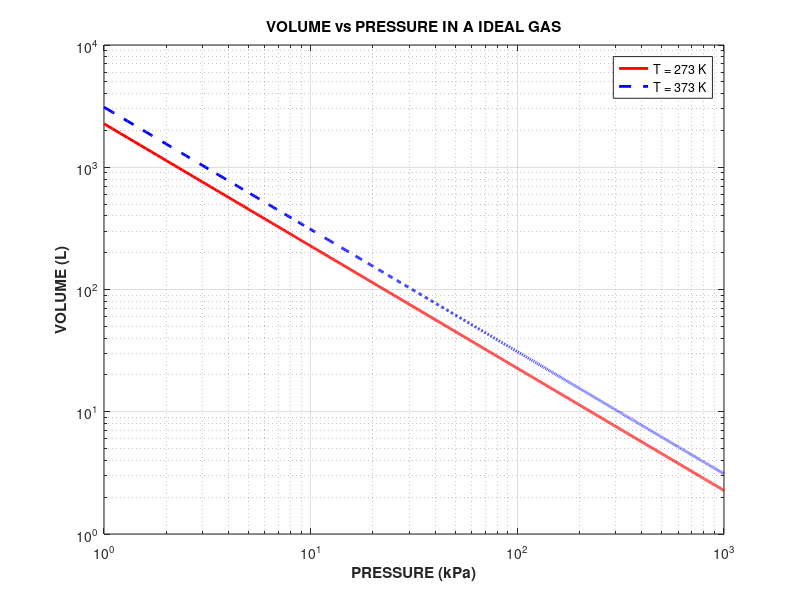

This chart was generated by the following MATLAB code:
%% FREDERICO CASARA ANTONIAZZI
%  CODE FOR PLOT THE PRESSURE VERSUS VOLUME OF IDEAL GASES
%  NINTH CODE IN PROGRAMMING WITH MATLAB OF CHAPMAN SECOND EDITION

%% INITIAL DEFINITIONS:

clear
close all
clc

format short

%% PURPOSE OF THE CODE:

% THIS PROGRAM PLOTS THE PRESSURE VERSUS VOLUMES OF A IDEAL GAS.

% VARIABLES:
%   n -> NUMBER OF ATOMS (mol)
%   P -> PRESSURE (kPa)
%   R -> IDEAL GAS CONSTANT (L kPa / mol K)
%   T -> TEMPERATURE (K)
%   V -> VOLUME (L)

%% MAIN CODE:

n = 1;         % MOLES OF ATOMS
R = 8.314;     % IDEAL GAS CONSTANT
T = [273 373]; % TEMPERATURE IN KELVINS

% ARRAY OF INPUT PRESSURES
P = 1:0.1:1000;

% CALCULATIONG THE VOLUMES
V = (n*R*T(1))./P;

% PLOTTING THE RESULT:
figure(1)
loglog(P, V, 'r-', 'LineWidth', 2);
title('\bfVOLUME vs PRESSURE IN A IDEAL GAS');
xlabel('\bfPRESSURE (kPa)');
ylabel('\bfVOLUME (L)');
grid on;
hold on;

% CALCULATIONG THE VOLUMES
V = (n*R*T(2))./P;

figure(1)
loglog(P, V, 'b--', 'LineWidth', 2);
legend('T = 273 K', 'T = 373 K');
hold off;
